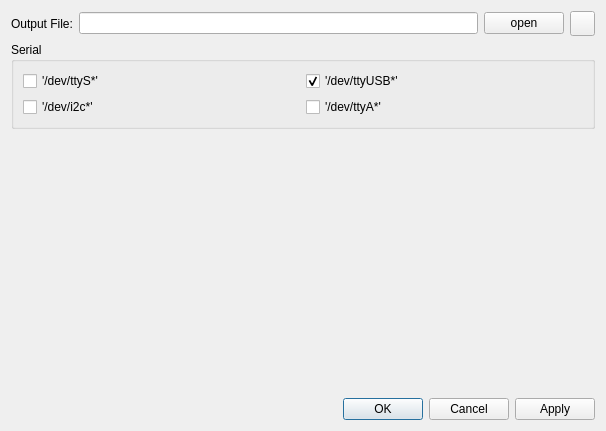
<?xml version="1.0" encoding="UTF-8"?>
<ui version="4.0">
 <class>Settings</class>
 <widget class="QDialog" name="Settings">
  <property name="geometry">
   <rect>
    <x>0</x>
    <y>0</y>
    <width>606</width>
    <height>431</height>
   </rect>
  </property>
  <property name="windowTitle">
   <string>Dialog</string>
  </property>
  <layout class="QVBoxLayout" name="verticalLayout">
   <item>
    <layout class="QHBoxLayout" name="horizontalLayout">
     <item>
      <widget class="QLabel" name="label">
       <property name="text">
        <string>Output File:</string>
       </property>
      </widget>
     </item>
     <item>
      <widget class="QLineEdit" name="filePathEdit"/>
     </item>
     <item>
      <widget class="QPushButton" name="openButton">
       <property name="text">
        <string>open</string>
       </property>
      </widget>
     </item>
     <item>
      <widget class="QPushButton" name="deleteFilePathButton">
       <property name="sizePolicy">
        <sizepolicy hsizetype="Fixed" vsizetype="Fixed">
         <horstretch>0</horstretch>
         <verstretch>0</verstretch>
        </sizepolicy>
       </property>
       <property name="minimumSize">
        <size>
         <width>25</width>
         <height>25</height>
        </size>
       </property>
       <property name="maximumSize">
        <size>
         <width>25</width>
         <height>25</height>
        </size>
       </property>
       <property name="sizeIncrement">
        <size>
         <width>25</width>
         <height>25</height>
        </size>
       </property>
       <property name="baseSize">
        <size>
         <width>25</width>
         <height>25</height>
        </size>
       </property>
       <property name="text">
        <string/>
       </property>
      </widget>
     </item>
    </layout>
   </item>
   <item>
    <widget class="QGroupBox" name="groupBox">
     <property name="title">
      <string>Serial</string>
     </property>
     <layout class="QGridLayout" name="gridLayout">
      <item row="2" column="0">
       <widget class="QCheckBox" name="dev_i2c_box">
        <property name="text">
         <string>'/dev/i2c*'</string>
        </property>
       </widget>
      </item>
      <item row="2" column="1">
       <widget class="QCheckBox" name="dev_all_box">
        <property name="text">
         <string>'/dev/ttyA*'</string>
        </property>
       </widget>
      </item>
      <item row="0" column="0">
       <widget class="QCheckBox" name="dev_s_box">
        <property name="text">
         <string>'/dev/ttyS*'</string>
        </property>
       </widget>
      </item>
      <item row="0" column="1">
       <widget class="QCheckBox" name="dev_usb_box">
        <property name="text">
         <string>'/dev/ttyUSB*'</string>
        </property>
        <property name="checked">
         <bool>true</bool>
        </property>
       </widget>
      </item>
     </layout>
    </widget>
   </item>
   <item>
    <spacer name="verticalSpacer">
     <property name="orientation">
      <enum>Qt::Vertical</enum>
     </property>
     <property name="sizeHint" stdset="0">
      <size>
       <width>20</width>
       <height>40</height>
      </size>
     </property>
    </spacer>
   </item>
   <item>
    <widget class="QDialogButtonBox" name="buttonBox">
     <property name="locale">
      <locale language="English" country="UnitedKingdom"/>
     </property>
     <property name="orientation">
      <enum>Qt::Horizontal</enum>
     </property>
     <property name="standardButtons">
      <set>QDialogButtonBox::Apply|QDialogButtonBox::Cancel|QDialogButtonBox::Ok</set>
     </property>
    </widget>
   </item>
  </layout>
 </widget>
 <resources/>
 <connections>
  <connection>
   <sender>buttonBox</sender>
   <signal>accepted()</signal>
   <receiver>Settings</receiver>
   <slot>accept()</slot>
   <hints>
    <hint type="sourcelabel">
     <x>248</x>
     <y>254</y>
    </hint>
    <hint type="destinationlabel">
     <x>157</x>
     <y>274</y>
    </hint>
   </hints>
  </connection>
  <connection>
   <sender>buttonBox</sender>
   <signal>rejected()</signal>
   <receiver>Settings</receiver>
   <slot>reject()</slot>
   <hints>
    <hint type="sourcelabel">
     <x>316</x>
     <y>260</y>
    </hint>
    <hint type="destinationlabel">
     <x>286</x>
     <y>274</y>
    </hint>
   </hints>
  </connection>
 </connections>
</ui>
